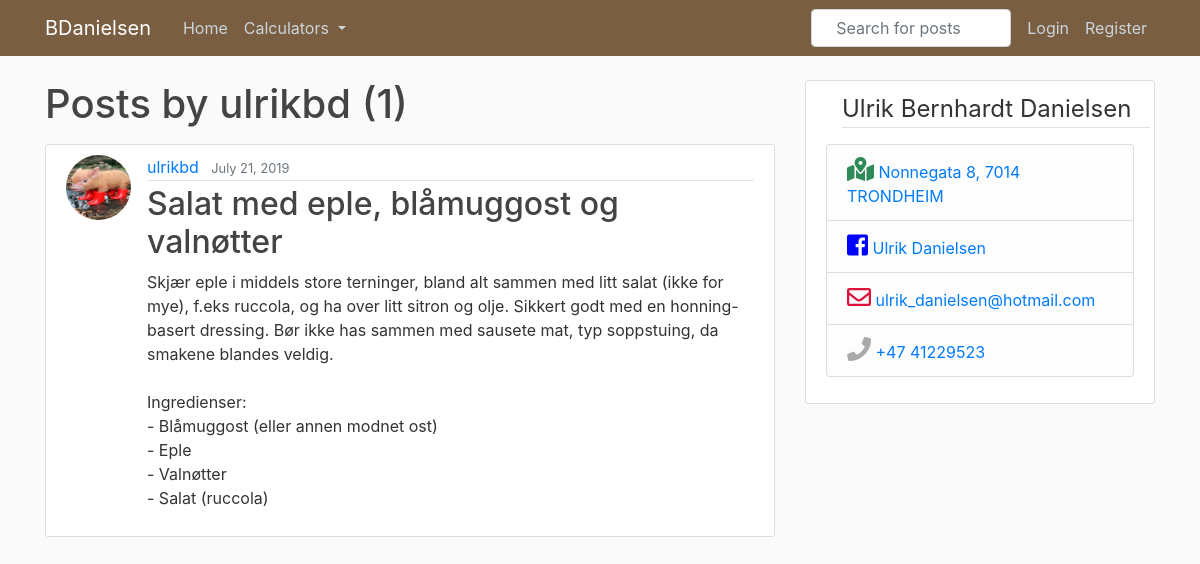
Screenshot of /user/ulrikbd with the database file from the repository.
### blog/models.py (models this page shows, shortened)
class Post(models.Model):
    title = models.CharField(max_length=100)
    content = models.TextField()
    date_posted = models.DateTimeField(default=timezone.now)
    author = models.ForeignKey(User, on_delete=models.CASCADE)

### users/models.py (models this page shows, shortened)
class Profile(models.Model):
    user = models.OneToOneField(User, on_delete=models.CASCADE)
    image = models.ImageField(default='default.jpg', upload_to='profile_pics')

### blog/views.py (the view)
# urls.py: path('user/<str:username>', UserPostListView.as_view(), name='user-posts'),
class UserPostListView(ListView):
    model = Post
    template_name = 'blog/user_posts.html'
    context_object_name = 'posts'
    ordering = ['-date_posted']
    paginate_by = 5
    def get_queryset(self):
        user = get_object_or_404(User, username = self.kwargs.get('username'))
        return Post.objects.filter(author=user).order_by('-date_posted')

### blog/templates/blog/user_posts.html (shortened to what this page needs)
{% extends 'blog/base.html' %}
{% block content %}
<h1 class="mb-3">Posts by {{ view.kwargs.username }} ({{ page_obj.paginator.count }})</h1>
    {% for post in posts %}
    <article class="media content-section">
      <img class='rounded-circle article-img' src="{{ post.author.profile.image.url }}">
      <div class="media-body">
        <div class="article-metadata">
          <a class="mr-2" href="{% url 'user-posts' post.author.username %}">{{ post.author }}</a>
          <small class="text-muted">{{ post.date_posted|date:'F d, Y' }}</small>
        </div>
        <h2><a class="article-title" href="{% url 'post-detail' post.id %}">{{ post.title }}</a></h2>
        <p class="article-content">{{ post.content }}</p>
      </div>
    </article>
    {% endfor %}
{% endblock content %}

### blog/static/blog/main.css (style rules this page uses)
body { background: #fafafa; color: #333333; margin-top: 5rem; }
h1, h2, h3, h4, h5, h6 { color: #444444; }
.content-section { background: #ffffff; padding: 10px 20px; border: 1px solid #dddddd; border-radius: 3px; margin-bottom: 20px; }
.article-title { color: #444444; }
.article-content { white-space: pre-line; max-height: 15rem; overflow: hidden; }
.article-img { height: 65px; width: 65px; margin-right: 16px; }
.article-metadata { padding-bottom: 1px; margin-bottom: 4px; border-bottom: 1px solid #e3e3e3 }

### rows the page displays
Post: author.profile.image (picture), author "ulrikbd", date_posted "July 21, 2019", title "Salat med eple, blåmuggost og valnøtter", content "Skjær eple i middels store terninger, bland alt sammen med litt salat (ikke for mye), f.eks ruccola, og ha over litt sitron og olje. Sikkert godt med en honning-basert dressing. Bør ikke has sammen med sausete mat, typ soppstuing, da smakene blandes veldig. Ingredienser: - Blåmuggost (eller annen modnet ost) - Eple - Valnøtter - Salat (ruccola)…"

### other values shown
{{ view.kwargs.username }} "ulrikbd"
{{ page_obj.paginator.count }} "1"
